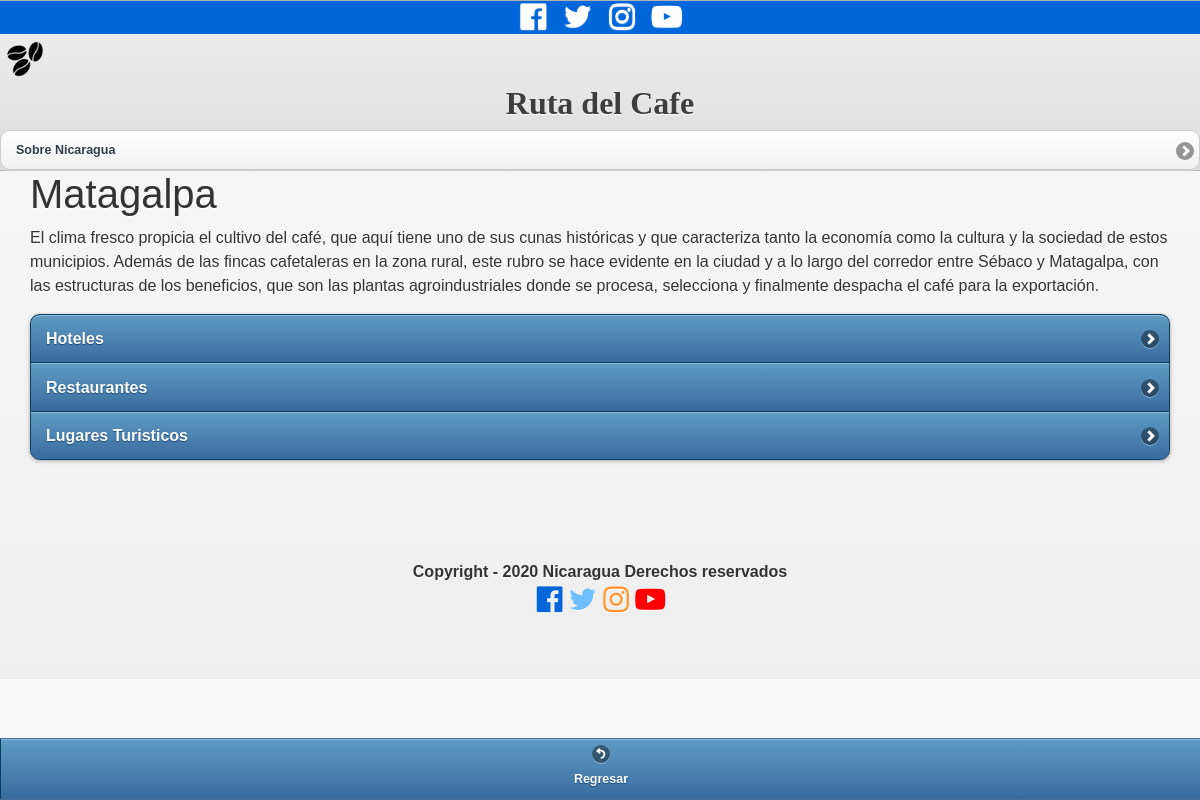
The page /Detalle_Depart.php?iddepartamento=1 on the database its author committed.
### tables this page shows
CREATE TABLE `tbl_departamentos` (
  `iddepartamento` int(11) NOT NULL auto_increment,
  `idtdepart` varchar(30) NOT NULL,
  `nombre` varchar(100) NOT NULL,
  `descripcion` varchar(1000) NOT NULL,
  PRIMARY KEY  (`iddepartamento`)
);

### Detalle_Depart.php (the view, shortened to what this page needs)
<?php
		include("utils/conexion.php");
		$id = $_GET["iddepartamento"];
    $sql = "SELECT * FROM tbl_departamentos WHERE iddepartamento=".$id;
    $peticion = mysql_query($sql,$conexion);
?>
<!DOCTYPE html>
<html lang="en">
<head>
    <link rel="stylesheet" href="https://stackpath.bootstrapcdn.com/bootstrap/4.4.1/css/bootstrap.min.css">
    <link rel="stylesheet" href="https://cdnjs.cloudflare.com/ajax/libs/font-awesome/4.7.0/css/font-awesome.min.css">
    <link rel="stylesheet" href="css/myestilo.css">
    <link rel="stylesheet" type="text/css" href="jqm/jquery.mobile-1.2.0.css">
</head>
<body>
     <div data-role="page" data-theme="c" id="p1">
     <div data-role="header" data-theme="c" data-position="fixed">
     <div id="parte_superior">
              <a href="#"><i class="fa fa-facebook-official"></i></a>
              <a href="#"><i class="fa fa-twitter"></i></a>
              <a href="#"><i class="fa fa-instagram"></i></a>
              <a href="#"><i class="fa fa-youtube-play"></i></a>
     </div>
     <div id="menu">
        <div id="icono">
              <img src="img/cafe.png" alt="">
        </div>
        <h2 id="titulo" style="font-weight: bold; font-family: 'Trade Winds', cursive;">Ruta del Cafe</h2>
        <div id="menu_eleccion">
          <nav class="navegacion">
            <ul class="select" data-role="listview" data-inset="true"  data-theme="c">
                <li><a href="sobrenic.html">Sobre Nicaragua</a></li>
            </ul>
          </nav>
        </div>
     </div>
     </div>
     <header>
     <div id="content-departamentos">
     <ul class="nav-dep">
                <?php
                      while ($fila = mysql_fetch_array($peticion)){
                      echo '
                           <h1>'.utf8_encode($fila["nombre"]).'</h1>
			                     <p>'.utf8_encode($fila["descripcion"]).'</p>
                        ';
                      }
	            ?>
     </ul>
     </div>
     <div id="menu_elecciones">
          <nav class="navegacion">
            <ul class="select" data-role="listview" data-inset="true"  data-theme="b">
              <?php
              echo '
                <li><a href="hoteles.php?iddepartamento='.$id["iddepartamento"].'">Hoteles</a></li>
                <li><a href="restaurantes.php?iddepartamento='.$id["iddepartamento"].'">Restaurantes</a></li>
                <li><a href="turismo.php?iddepartamento='.$id["iddepartamento"].'">Lugares Turisticos</a></li>
                ';
              ?>
            </ul>
          </nav>
        </div>
        </header>
        <footer class="footer">
         <p>Copyright - 2020 Nicaragua Derechos reservados</p>
         <a href="#"><i class="fa fa-facebook-official" style="color:#0066D9"></i></a>
         <a href="#"><i class="fa fa-twitter" style="color:#6FBEFF"></i></a>
         <a href="#"><i class="fa fa-instagram" style="color:#FF952C"></i></a>
         <a href="#"><i class="fa fa-youtube-play" style="color:#FF0000"></i></a>
     </footer>
     <div data-role="footer" data-position="fixed" data-theme="b">
        <div data-role="navbar">
        <ul>
            <li><a href="#" data-rel="back" data-icon="back">Regresar</a></li>
        </ul>
        </div>
    </div>
    </div>
</body>
</html>

### css/myestilo.css (style rules this page uses)
* { margin: 0; padding: 0; font-family: 'Spartan', sans-serif; }
#parte_superior { background: #0066D9; color: #fff; border-width: 1px; }
#parte_superior { text-align: center; }
#parte_superior a { margin: 5px; }
#parte_superior a i { width: 30px; height: 30px; color: #fff; font-size: 30px; }
#menu #icono img { width: 50px; height: 50px; }
header { width: 95%; margin: 0 auto; }
#titulo { text-align: center; }
.footer { margin-top: 100px; width: 100%; text-align: center; }
.footer p { margin-top: 5px; margin-bottom: 0; font-weight: bold; }
.footer a i { font-size: 30px; margin-left: 2px; color: #fff; }

### rows shown on the page
tbl_departamentos: nombre "Matagalpa", descripcion "El clima fresco propicia el cultivo del café, que aquí tiene uno de sus cunas históricas y que caracteriza tanto la economía como la cultura y la sociedad de estos municipios. Además de las fincas cafetaleras en la zona rural, este rubro se hace evidente en la ciudad y a lo largo del corredor entre Sébaco y Matagalpa, con las estructuras de los beneficios, que son las plantas agroindustriales donde se procesa, selecciona y finalmente despacha el café para la exportación."
